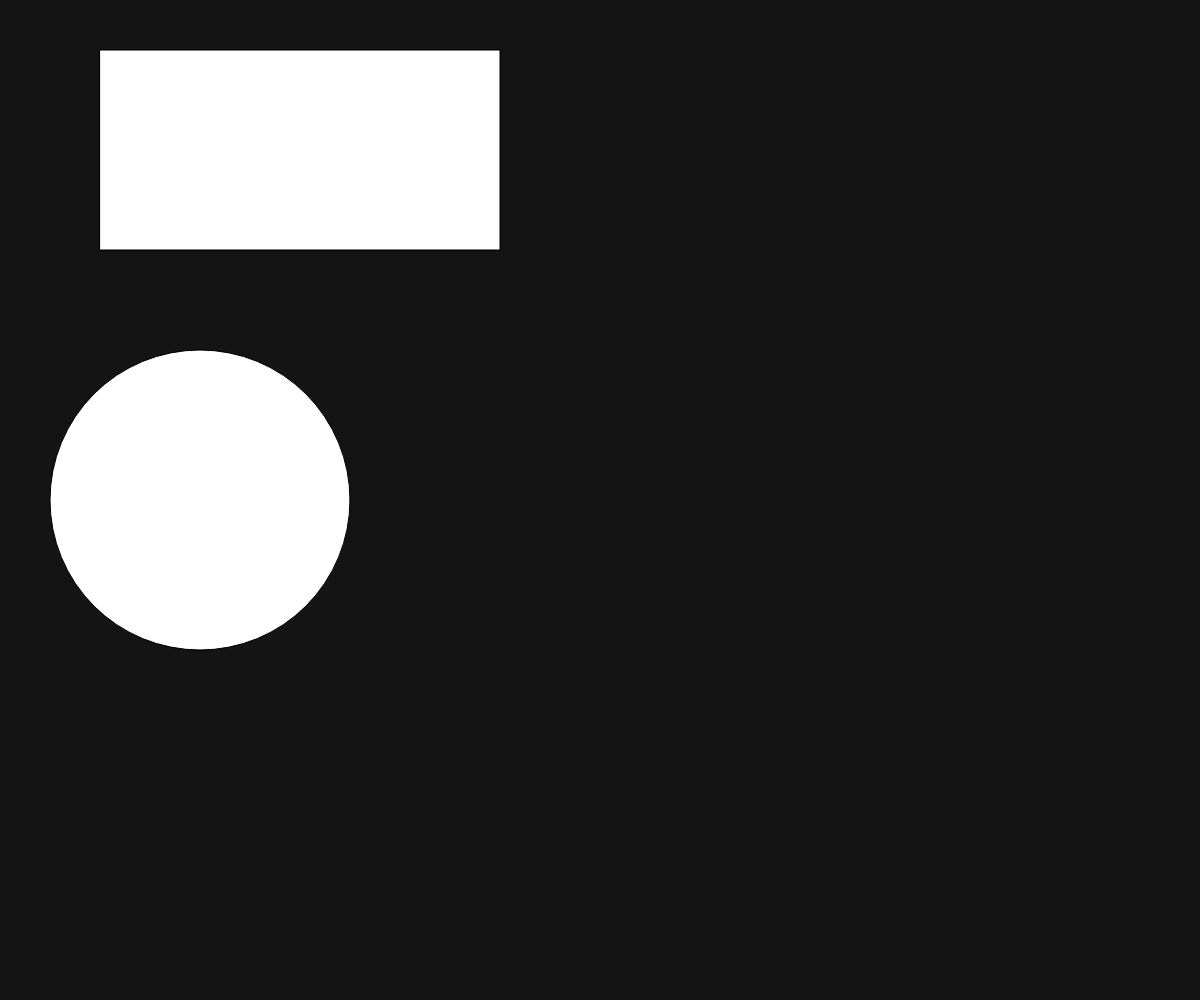
Frame 1 (no input)
Frame 60 (no input): identical to frame 1, image omitted
Frame 120 (the mouse pressed at the canvas centre since frame 60): identical to frame 1, image omitted

The p5.js sketch that drew this single still picture (run headless with seeded random() and noise() and a simulated clock; from frame 60 on, the mouse is pressed at the canvas centre):

// p5.js sketch
// ── sketch.js
// TODO: mouse hover effect

function overlapRect(x, y, w, h, c) {
  let betweenX = mouseX > x && mouseX < x + w;
  let betweenY = mouseY > y && mouseY < y + h;

  push();
  if (betweenX && betweenY) {
    fill(c);
  }
  rect(x, y, w, h);
  pop();
}

function setup() {
  createCanvas(windowWidth, windowHeight);
}

function draw() {
  background(20);

  let rx = 100;
  let ry = 50;
  let rw = 400;
  let rh = 200;

  overlapRect(rx, ry, rw, rh, "deeppink");
  overlapRect(rx, ry, rw, rh, "dodgerblue");

  let cx = 200;
  let cy = 500;
  let cr = 150;

  let distmouse = dist(mouseX, mouseY, cx, cy);
  push();
  if (distmouse < cr) {
    fill("deeppink");
  } else {
    fill(255);
  }
  ellipse(cx, cy, 2 * cr);
  pop();
}
